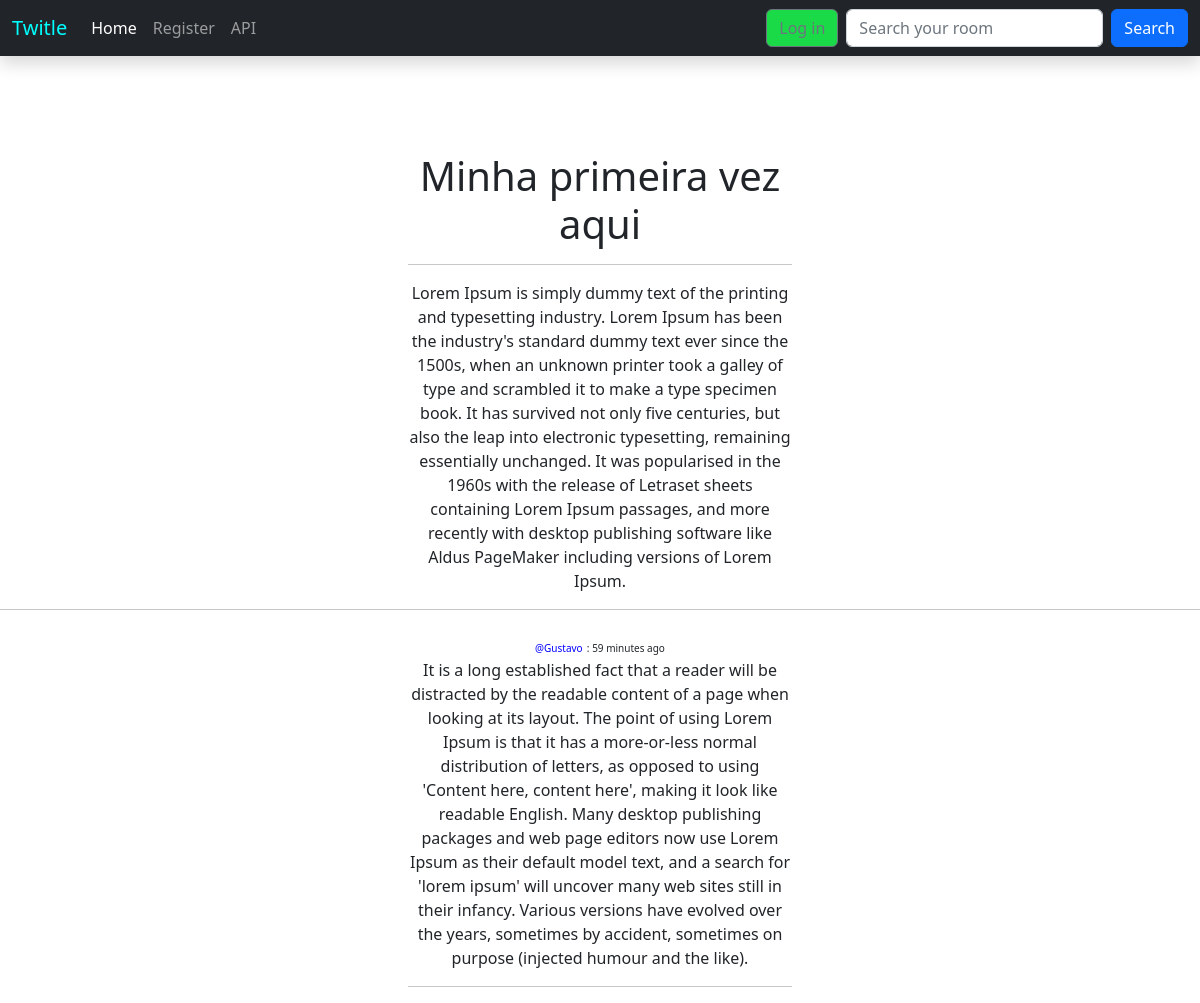
Page /room/2/ on the committed database.
### social/models.py (models this page shows, shortened)
class Room(models.Model):
    name = models.CharField(max_length=30, verbose_name="Chat Room Name")
    host = models.ForeignKey(User, on_delete=models.SET_NULL, null = True)
    description = models.TextField(null=True, blank=True)
    participants = models.ManyToManyField(User, related_name='participants', blank=True)
    published = models.DateTimeField(auto_now_add=True)
    updated = models.DateTimeField(auto_now=True)
    class Meta:
        ordering = ['-updated', '-published']

class Reply(models.Model):
    user = models.ForeignKey(User, on_delete=models.CASCADE)
    room = models.ForeignKey(Room, on_delete=models.CASCADE)
    body = models.TextField()
    published = models.DateTimeField(auto_now_add=True)
    updated = models.DateTimeField(auto_now=True)
    class Meta:
        ordering = ['-updated', '-published']

class User(AbstractUser):
    email = models.EmailField(unique=True, null=False)
    username = models.CharField(max_length=100, unique=True, null=False)
    name = models.CharField(max_length=100, null=False)
    password = models.CharField(max_length=200)
    USERNAME_FIELD = 'email'
    REQUIRED_FIELDS = []

### social/views.py (the view, shortened to what this page needs)
# urls.py: path('room/<str:pk>/', views.room, name="room"),
def room(request, pk):
    room = Room.objects.get(id=pk)
    replies = room.reply_set.all()
    participants = room.participants.all()
    return render(request, 'room.html', {'room': room, 'replies': replies, 'participants': participants})

### social/templates/room.html (shortened to what this page needs)
{% extends 'main.html' %}
{% block content %}
<div class="row d-flex justify-content-center">
        <div class="col-md-4 text-center mt-5">
                <div class="single-box text-center mt-5">
                <h1>{{room.name}}</h1>
                <div class="col"><hr></div>
                {{room.description}}
                </div>
        </div>
</div>
<div class="col"><hr></div>
{% for reply in replies %}
<div class="row d-flex justify-content-center">
        <div class="col-md-4 text-center mt-2">
        <span style="color:blue; font-size:10px">@{{reply.user.name}}</span> <span style="font-size:10px">: {{reply.published|timesince}} ago </span>
                <div>{{reply.body}}</div>
        {% if user == reply.user %}
        <a href="{% url 'replyEdit' reply.id %}" style="font-size: 15px; color:aquamarine" class="mb-1"> Edit </a> /
        <a href="{% url 'replyDelete' reply.id %}" style="font-size: 15px; color:rgb(209, 33, 33)" class="mb-1"> Delete </a>
        <div class="col"><hr></div>
        {% else %}
        <div class="col"><hr></div>
        </div>
</div>
        {% endif %}
{% endfor %}
{% endblock content %}

### static/css/style.css (style rules this page uses)
body { background-color: #ffffff; }

### rows in the picture
Room: name "Minha primeira vez aqui", description "Lorem Ipsum is simply dummy text of the printing and typesetting industry. Lorem Ipsum has been the industry's standard dummy text ever since the 1500s, when an unknown printer took a galley of type and scrambled it to make a type specimen book. It has survived not only five centuries, but also the leap into electronic typesetting, remaining essentially unchanged. It was popularised in the 1960s with the release of Letraset sheets containing Lorem Ipsum passages, and more recently with desktop publishing software like Aldus PageMaker including versions of Lorem Ipsum."
Reply: user.name "Gustavo", published "59 minutes", body "It is a long established fact that a reader will be distracted by the readable content of a page when looking at its layout. The point of using Lorem Ipsum is that it has a more-or-less normal distribution of letters, as opposed to using 'Content here, content here', making it look like readable English. Many desktop publishing packages and web page editors now use Lorem Ipsum as their default model text, and a search for 'lorem ipsum' will uncover many web sites still in their infancy. Various versions have evolved over the years, sometimes by accident, sometimes on purpose (injected humour and the like)."
